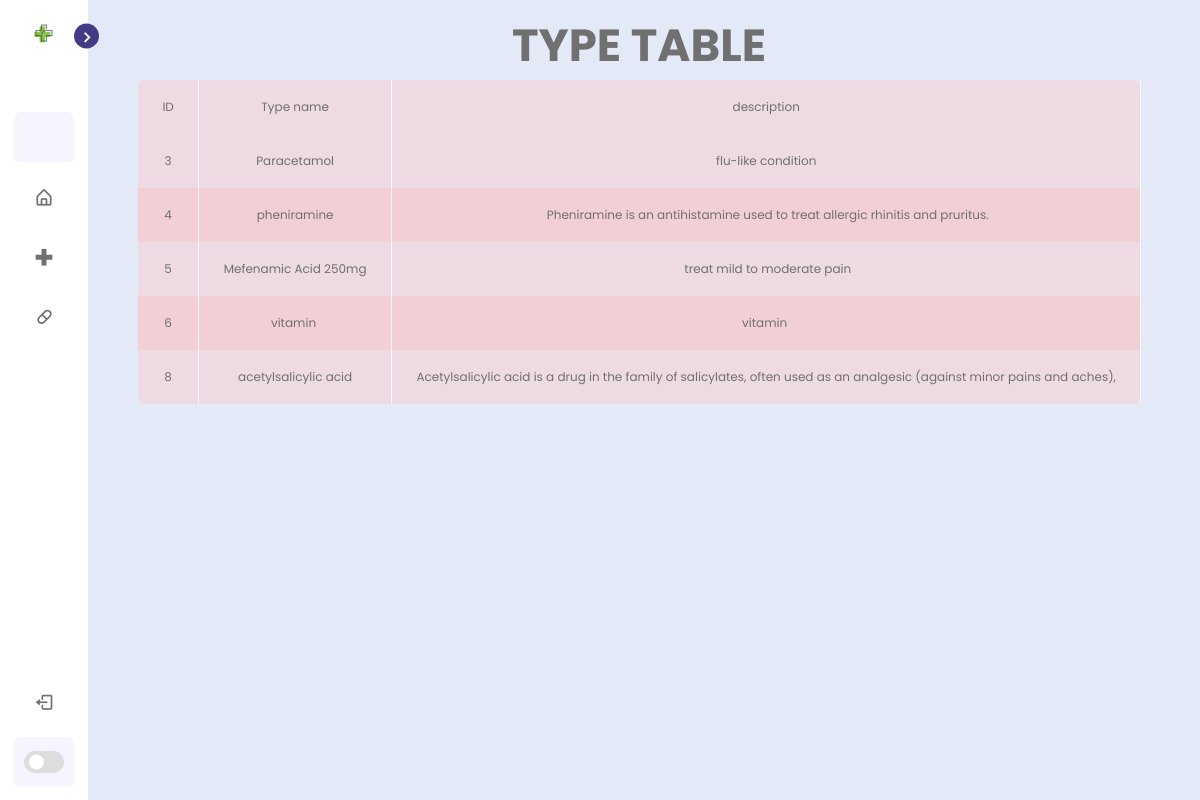
The app's page /type/ (signed in) with its own data.
### pharmacy/models.py (models this page shows, shortened)
class Typee(models.Model):
    Ntype = models.CharField(max_length=100)
    descri = models.CharField(max_length=100)

### pharmacy/views.py (the view)
# urls.py: path('type/',views.skills,name='type' ),
@login_required(login_url='connect')
def skills(request):
    med = Medicament.objects.all().values()
    type=Typee.objects.all().values()
    template = loader.get_template('type.html')
    context = {
    'med': med,
    'type':type,
        }
    return HttpResponse(template.render(context, request))

### pharmacy/Templates/type.html (shortened to what this page needs)
{% include "navBar.html" %}
{% load static %}
    <section class="home">
        <div class="text">
            <head><title>Type table</title></head>
<body>
            <div class="container">
               <center> <h1>TYPE TABLE</h1></center>
               <center>
                <table class="fl-table"" align="center">
          <thead>
          <tr>
              <td>&nbsp;&nbsp;ID&nbsp;&nbsp;</td>
              <td>&nbsp;&nbsp;Type name&nbsp;&nbsp;</td>
              <td>&nbsp;&nbsp;description&nbsp;&nbsp;</td>
          </tr>
          </thead>
          <tbody>
          {% for b in type  %}
          <tr>
          <td>&nbsp;&nbsp;{{ b.id }}&nbsp;&nbsp;</td>
          <td>&nbsp;&nbsp;{{ b.Ntype }}&nbsp;&nbsp;</td>
          <td>&nbsp;&nbsp;{{ b.descri }}&nbsp;&nbsp;</td>
          {% endfor %}
          </tbody>
          </table>
        </center>
        </div>
    </section>

### pharmacy/Templates/navBar.html (shortened to what this page needs)
<!DOCTYPE html>
{% load static %}
<html lang="en">
<head>
    <link rel="stylesheet" href="{% static 'css/style11.css' %}">
    <link href='https://unpkg.com/boxicons@2.1.1/css/boxicons.min.css' rel='stylesheet'>
</head>
<body>
    <nav class="sidebar close">
        <header>
            <div class="image-text">
                {% if request.user.is_authenticated %}
                <span class="image">
                    <a href="{% url 'medicaments' %}"> <img src="{% static 'img/ph.jpg'  %}" alt="" ></a>
                </span>
                {% endif %}
            </div>
            <i class='bx bx-chevron-right toggle'></i>
        </header>
        <div class="menu-bar">
            <div class="menu">
                <li class="search-box">
                </li>
                <ul class="menu-links">
                    <li class="nav-link">
                        <a href="#">
                            <i class='bx bx-home-alt icon' ></i>
                        </a>
                    </li>
                    <li class="nav-link">
                        {% if request.user.is_authenticated %}
                        <a href="{% url 'medicaments' %}">
                            <i class='bx bx-plus-medical icon'  ></i>
                        </a>
                        {% endif %}
                    </li>
                    {% if request.user.is_authenticated %}
                    <li class="nav-link">
                        <a href="{% url 'type' %}">
                            <i class='
                            bx bx-capsule icon'></i>
                        </a>
                    </li>
                    {% endif %}
                    <li class="nav-link">
                    </li>
                    <li class="nav-link">
                    </li>
                </ul>
            </div>
            <div class="bottom-content">
                <li class="">
                    <a href="{% url 'disconnect' %}">
                        <i class='bx bx-log-out icon' ></i>
                    </a>
                </li>
                <li class="mode">
                    <div class="toggle-switch">
                        <span class="switch"></span>
                    </div>
                </li>
            </div>
        </div>
    </nav>
</body>
</html>

### pharmacy/static/css/style11.css (style rules this page uses)
* { margin: 0; padding: 0; box-sizing: border-box; font-family: 'Poppins', sans-serif; }
:root { --body-color: #E4E9F7; --sidebar-color: #FFF; --primary-color: #423c87; --primary-color-light: #F6F5FF; --toggle-color: #DDD; --text-color: #707070; --tran-03: all 0.2s ease; --tran-03: all 0.3s ease; --tran-04: all 0.3s ease; --tran-05: all 0.3s ease; }
body { min-height: 100vh; background-color: var(--body-color); transition: var(--tran-05); }
.sidebar { position: fixed; top: 0; left: 0; height: 100%; width: 250px; padding: 10px 14px; background: var(--sidebar-color); transition: var(--tran-05); z-index: 100; }
.sidebar.close { width: 88px; }
.sidebar li { height: 50px; list-style: none; display: flex; align-items: center; margin-top: 10px; }
.sidebar header .image, .sidebar .icon, .sidebar .check { min-width: 60px; border-radius: 6px; }
.sidebar .icon, .sidebar .check { min-width: 60px; border-radius: 6px; height: 100%; display: flex; align-items: center; justify-content: center; font-size: 20px; }
.sidebar .text, .sidebar .icon, .sidebar .check { color: var(--text-color); transition: var(--tran-03); }
.sidebar header { position: relative; }
.sidebar header .image-text { display: flex; align-items: center; }
.sidebar header .image { display: flex; align-items: center; justify-content: center; }
.sidebar header .image img { width: 40px; border-radius: 6px; }
.sidebar header .toggle { position: absolute; top: 50%; right: -25px; transform: translateY(-50%) rotate(180deg); height: 25px; width: 25px; background-color: var(--primary-color); color: var(--sidebar-color); border-radius: 50%; display: flex; align-items: center; justify-content: center; font-size: 22px; cursor: pointer; transition: var(--tran-05); }
.sidebar.close .toggle { transform: translateY(-50%) rotate(0deg); }
.sidebar .menu { margin-top: 40px; }
.sidebar li.search-box { border-radius: 6px; background-color: var(--primary-color-light); cursor: pointer; transition: var(--tran-05); }
.sidebar li a { list-style: none; height: 100%; background-color: transparent; display: flex; align-items: center; height: 100%; width: 100%; border-radius: 6px; text-decoration: none; transition: var(--tran-03); }
.sidebar .menu-bar { height: calc(100% - 55px); display: flex; flex-direction: column; justify-content: space-between; overflow-y: scroll; }
.sidebar .menu-bar .mode { border-radius: 6px; background-color: var(--primary-color-light); position: relative; transition: var(--tran-05); }
.menu-bar .bottom-content .toggle-switch { position: absolute; right: 0; height: 100%; min-width: 60px; display: flex; align-items: center; justify-content: center; border-radius: 6px; cursor: pointer; }
.toggle-switch .switch { position: relative; height: 22px; width: 40px; border-radius: 25px; background-color: var(--toggle-color); transition: var(--tran-05); }
.switch::before { content: ''; position: absolute; height: 15px; width: 15px; border-radius: 50%; top: 50%; left: 5px; transform: translateY(-50%); background-color: var(--sidebar-color); transition: var(--tran-04); }
.home { position: absolute; top: 0; top: 0; left: 250px; height: 100vh; width: calc(100% - 250px); background-color: var(--body-color); transition: var(--tran-05); }
.home .text { font-size: 30px; font-weight: 500; color: var(--text-color); padding: 12px 60px; }
.sidebar.close ~ .home { left: 78px; height: 100vh; width: calc(100% - 78px); }

### pharmacy/Templates/type.html (style rules this page uses)
* { box-sizing: border-box; -webkit-box-sizing: border-box; -moz-box-sizing: border-box; }
body { font-family: Helvetica; -webkit-font-smoothing: antialiased; background: rgb(139, 140, 140); }
.fl-table { border-radius: 8px; font-size: 12px; font-weight: normal; border: none; border-collapse: collapse; width: 100%; max-width: 100%; white-space: nowrap; background-color: rgba(255, 189, 189, 0.344); }
.fl-table td, .fl-table th { text-align: center; padding: 18px; }
.fl-table td { border-right: 1px solid #f8f8f8; font-size: 12px; }
.fl-table tr:nth-child(even) { background: #ffa4a438; }

### records on screen
Typee: id "3", Ntype "Paracetamol", descri "flu-like condition"
Typee: id "4", Ntype "pheniramine", descri "Pheniramine is an antihistamine used to treat allergic rhinitis and pruritus."
Typee: id "5", Ntype "Mefenamic Acid 250mg", descri "treat mild to moderate pain"
Typee: id "6", Ntype "vitamin", descri "vitamin"
Typee: id "8", Ntype "acetylsalicylic acid", descri "Acetylsalicylic acid is a drug in the family of salicylates, often used as an analgesic (against minor pains and aches),"
